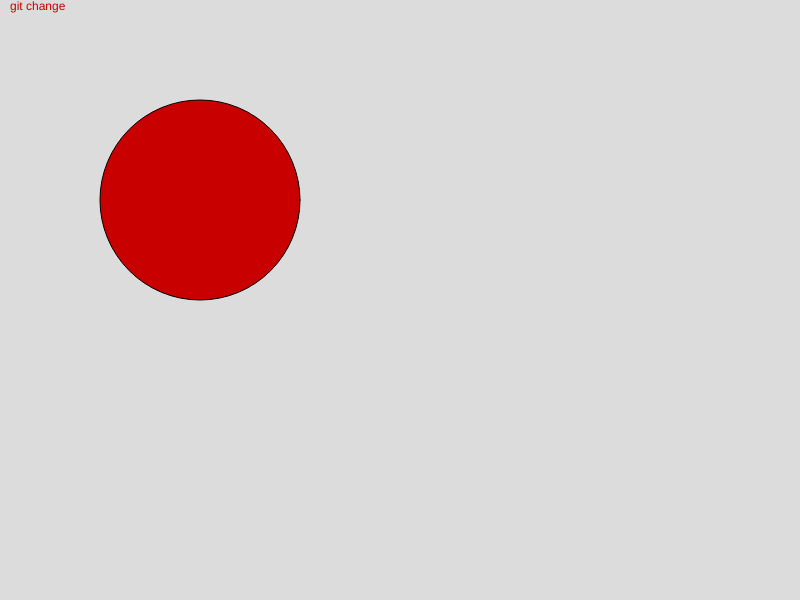
Frame 1 (no input)
Frame 60 (no input): identical to frame 1, image omitted
Frame 120 (the mouse pressed at the canvas centre since frame 60): identical to frame 1, image omitted

The p5.js sketch that drew this single still picture (run headless with seeded random() and noise() and a simulated clock; from frame 60 on, the mouse is pressed at the canvas centre):

// p5.js sketch
// ── sketch.js
function setup() {
    createCanvas(800, 600);
}

function draw() {
    background(220);
    fill(200,0,0);
    ellipse(200,200,200,200);
text("git change",10,10)
}

//make a rectangle and circle please
// new change
